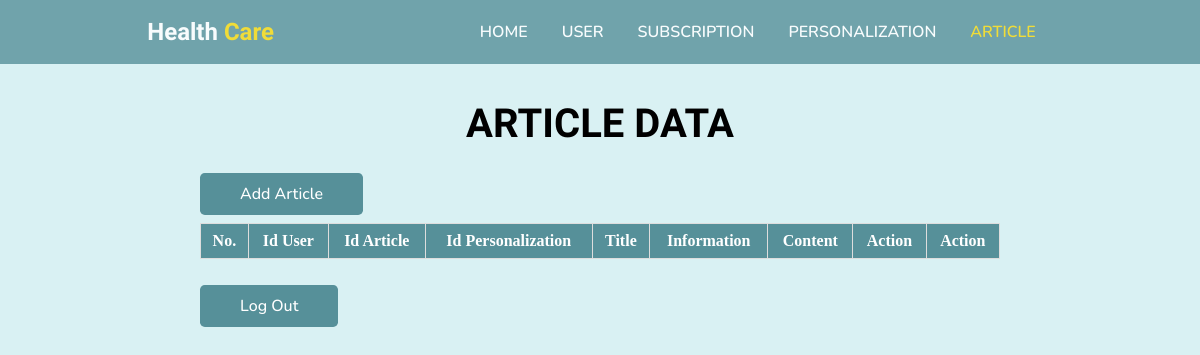
The page /admin/adminarticle.php on the database as committed earlier.
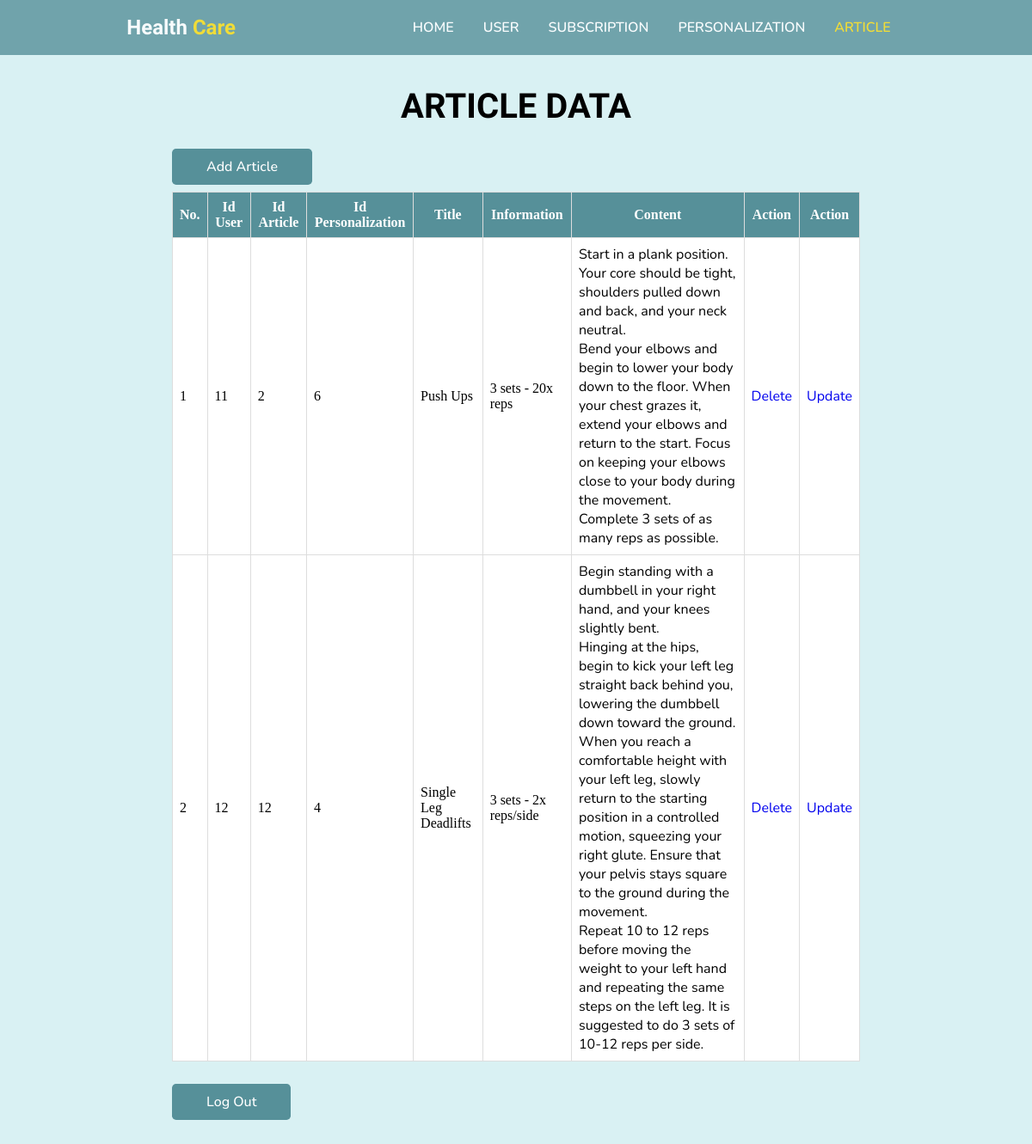
The same page on the database as committed later.
### tables this page shows
CREATE TABLE `article` (
  `id_article` int(11) NOT NULL,
  `id_personalization` int(11) NOT NULL,
  `title` varchar(225) NOT NULL,
  `content` varchar(10000) NOT NULL,
  `information` varchar(225) NOT NULL,
  `id_user` int(11) NOT NULL
);

### admin/adminarticle.php (the view, shortened to what this page needs)
<!DOCTYPE html>
<html lang="en">
<head>
    <link rel="stylesheet" href="style_main.css">
</head>
<body>
    <header>
        <div class="logo">
            <h2>Health <span>Care</span></h2>
        </div>
        <ul class="navbar">
            <li><a href="index.php" class="btn-nav">Home</a></li>
            <li><a href="adminuser.php" class="btn-nav">User</a></li>
            <li><a href="adminsubs.php" class="btn-nav">Subscription</a></li>
            <li><a href="adminperson.php" class="btn-nav">Personalization</a></li>
            <li><a href="adminarticle.php" class="btn-active">Article</a></li>
        </ul>
    </header>
    <section class="user">
        <h1 class="heading">Article Data</h1>
        <br>
        <br>
        <a href="adminarticleadd.php" class="btn">Add Article</a>
        <br>
        <br>
        <table border="1" class="table">
            <tr>
                <th>No.</th>
                <th>Id User</th>
                <th>Id Article</th>
                <th>Id Personalization</th>
                <th>Title</th>
                <th>Information</th>
                <th>Content</th>
                <th>Action</th>
                <th>Action</th>
            </tr>
            <?php
            include '../connect.php';
            $query_mysql = mysqli_query($mysqli, "SELECT * FROM article") or die(mysqli_error($mysqli));
            $nomor = 1;
            while ($data = mysqli_fetch_array($query_mysql)) {
                ?>
                <tr>
                    <td><?php echo $nomor++; ?></td>
                    <td><?php echo $data['id_user']; ?></td>
                    <td><?php echo $data['id_article']; ?></td>
                    <td><?php echo $data['id_personalization']; ?></td>
                    <td><?php echo $data['title']; ?></td>
                    <td><?php echo $data['information']; ?></td>
                    <td><?php echo $data['content']; ?></td>
                    <td><a href="adminarticledelete.php?id=<?php echo $data['id_article']; ?>" class="btn-hapus">Delete</a>
                    </td>
                    <td><a href="adminarticleupdate.php?id=<?php echo $data['id_article']; ?>" class="btn-update">Update</a>
                    </td>
                </tr>
            <?php } ?>
        </table>
        <br>
        <br>
        <a href="../loginpage.php" class="btn">Log Out</a>
    </section>
</body>
</html>

### admin/style_main.css (style rules this page uses)
* { margin: 0; padding: 0; box-sizing: border-box; scroll-padding-top: 4rem; scroll-behavior: smooth; list-style: none; text-decoration: none; }
h1, h2 { font-family: "Signika", sans-serif; }
a, p, li, h3, label { font-family: "Nunito", sans-serif; }
:root { --main-color: #569099; --second-color: #f6d809; --text-color: #1b1b1b; --bg-color: #ffff; --box-shadow: 2px 2px 10px 4px rgb(14 55 54 / 15%); }
section { padding: 100px 200px; }
header { position: fixed; width: 100%; top: 0; right: 0; z-index: 10000; display: flex; justify-content: space-around; align-items: center; padding: 18px 100px; transition: 0.5s linear; background-color: var(--main-color); opacity: 0.8; }
.logo h2 { color: white; }
.logo span { color: #f6d809; }
.navbar { display: flex; }
.btn-nav { padding: 8px 17px; text-decoration: none; color: white; font-size: 1rem; text-transform: uppercase; font-weight: 600; }
.btn-active { padding: 8px 17px; text-decoration: none; color: var(--second-color); font-size: 1rem; text-transform: uppercase; font-weight: 600; }
.user { width: 100%; min-height: 100vh; background: #d9f1f3; background-repeat: no-repeat; background-size: cover; background-position: center; }
.heading { color: rgb(0, 0, 0); font-size: 40px; font-weight: 600; text-align: center; text-transform: uppercase; }
.table { width: 100%; border-collapse: collapse; background: var(--bg-color); background-size: cover; background-repeat: no-repeat; }
.table th, .table td { border: 1px solid #ddd; padding: 8px; }
.table th { background-color: var(--main-color); color: #fff; }
.btn { padding: 10px 40px; border-radius: 0.3rem; background: var(--main-color); color: var(--bg-color); font-weight: 500; }

Rows that differ between the two databases and show on the page:
added article: id_user "11", id_article "2", id_personalization "6", title "Push Ups", information "3 sets - 20x reps", content "Start in a plank position. Your core should be tight, shoulders pulled down and back, and your neck neutral. Bend your elbows and begin to lower your body down to the floor. When your chest grazes it, extend your elbows and return to the start. Focus on keeping your elbows close to your body during the movement. Complete 3 sets of as many reps as possible."
added article: id_user "12", id_article "12", id_personalization "4", title "Single Leg Deadlifts", information "3 sets - 2x reps/side", content "Begin standing with a dumbbell in your right hand, and your knees slightly bent. Hinging at the hips, begin to kick your left leg straight back behind you, lowering the dumbbell down toward the ground. When you reach a comfortable height with your left leg, slowly return to the starting position in a controlled motion, squeezing your right glute. Ensure that your pelvis stays square to the ground during the movement. Repeat 10 to 12 reps before moving the weight to your left hand and repeating the same steps on the left leg. It is suggested to do 3 sets of 10-12 reps per side."
